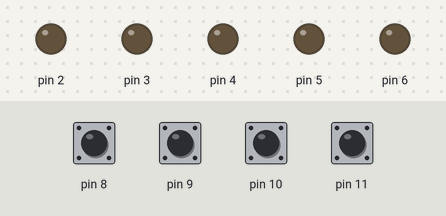
Bench run of a sketch on a simulated Arduino Uno, built with avr-gcc and run on an emulated ATmega328P. On the bench: output pins drawn as LEDs (lit = HIGH). Dashed ring = blinking. Inputs (shaded band) come from the test bench; at power-on: pin 8–11 HIGH. Random numbers use the default seed unless the sketch sets one; what the sketch prints to the serial monitor is not drawn.

Above: at 3.2 s.
3.3 s: pin 8 pulled LOW for 0.15 s
At 4.61 s:
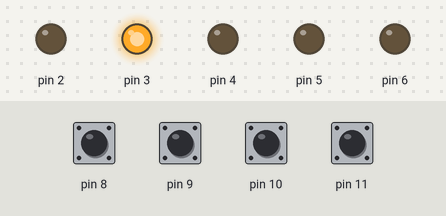
At 6.11 s:
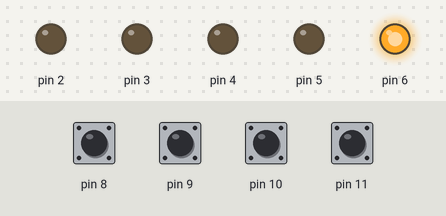
6.4 s: pin 10 pulsed LOW 5 times (0.12 s each, 0.3 s apart)
At 9.36 s:
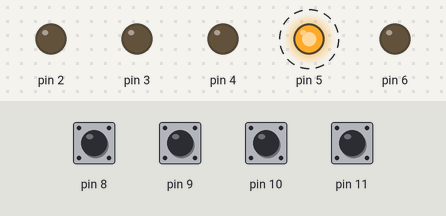
Timing chart, 0 to 16.9 s (numbered marks = the images above; inputs shaded):
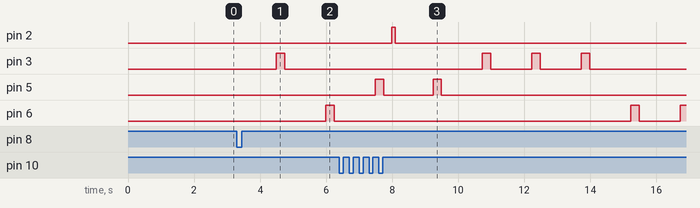

The sketch:

ard1.ino
```cpp
#include <SoftwareSerial.h>


SoftwareSerial soft(12,13);
uint16_t easyyy = 46870; //~3 seconds
uint16_t easy = 31300; //~2 seconds
uint16_t medium = 15670; //~1 second
uint16_t hard = 7800; //~0.5 second
uint16_t impossible = 3900; //~0.25 seconds

//how many turns each player gets
uint8_t num_to_play = 10;
uint8_t played_so_far = 0;

//score and highscore
int score = 0;
int high_score = 0;

volatile uint8_t readed = 0; // keeps track of mole state
volatile uint8_t randomness; //choses which mole to activate
int servo;
int won; //has the player won
volatile int com = 1;


void setup()
{
  pinMode(3,OUTPUT);
  pinMode(4,OUTPUT);
  pinMode(5,OUTPUT);
  pinMode(6,OUTPUT);
  pinMode(2, OUTPUT);


    //these are the four buttons
  pinMode(8, INPUT_PULLUP);
  pinMode(9, INPUT_PULLUP);
  pinMode(10, INPUT_PULLUP);
  pinMode(11, INPUT_PULLUP);

  randomSeed(analogRead(A0)); //should be left floating

  Serial.begin(9600);
  soft.begin(3000);//for com with other arduino

  //clear the registers that are needed for later use
  TCCR1A = 0;// clear this register
  TCCR1B = 0;// same for this one
  TCNT1  = 0;//initialize counter value to 0


  // set compare match register for difficulty level
  OCR1A = impossible;// predefined compare values map roughly to
  					//multiples of 0.25 seconds (global ints)


  // turn on CTC mode
  TCCR1B |= (1 << WGM12);
  // CS10 = 1 and CS12= 1 for 1024 prescaler(biggest available)
  TCCR1B |= (1 << CS12) | (1 << CS10);

  // enable timer compare interrupt for timer 1
  //TIMSK1 |= (1 << OCIE1A);
  setup_game();
  sei(); // Enable interrupts globally
}

void loop()
{
  if(played_so_far < num_to_play){
  	play();
  }
  else{
    end_game();
    setup_game();
  }


}

void play()
{
  readed = 0;
  won = 0;
  com = 1;
  randomness = (int) random(3, 7); //which mole to turn on
  servo = 2*randomness -5;
  Serial.begin(9600);
  //enable timer interrupts for turning on/off specific mole
  TIMSK1 |= (1 << OCIE1A);

  while(readed < 3){
    while(readed == 0);
    while(readed  == 1){
      if(digitalRead(randomness+5) == LOW){
        won = 1;
      }
    }
    Serial.print(servo);

    while(readed < 3){
      if(digitalRead(randomness+5) == LOW){
        won = 1;
      }
    }
    Serial.print('n');
    Serial.print(servo+1);
  }

  //disable timer interrupts because it's already flashed
  /*
  *code between enabling the interrupt and disabling it should
  *be as optimized as possible because that is where the most
  *accuracy is required
  */
  TIMSK1 &= ~(1 << OCIE1A);
  delay(200);
  Serial.print('n');
  Serial.end();
  if(won){
    score++;
    soft.print("Got it! Score:");
    soft.print(score);
    digitalWrite(12, LOW);
    digitalWrite(2,HIGH);
    delay(100);
    digitalWrite(2,LOW);
  }
  played_so_far++;
  delay(1000);
}

void setup_game(){
  int chosen = 0;
  score = 0;
  delay(500);

  soft.print("High Score: ");
  soft.print(high_score);
  delay(500);
  soft.print("High Score: ");
  soft.print(high_score);
  delay(500);


  soft.print("Set Difficulty");
  delay(500);


  while(!chosen){
   	soft.print("1. Easy   2. Med");
  	soft.print("3. Hard  4.Impos");
    if(digitalRead(11) == LOW){
      delay(500);
      OCR1A = easy; //set time difference to easy mode
      soft.print("Mode: Easy");
      chosen++;
      delay(500);
      chosen++;
    }
    else if (digitalRead(10) == LOW){
      delay(500);
      OCR1A = medium;
      soft.print("Mode: Medium");
      chosen++;
      delay(500);
    }
    else if (digitalRead(9) == LOW){
      delay(500);
      OCR1A = hard;
      soft.print("Mode: Hard");
      chosen++;
      delay(500);
    }
    else if (digitalRead(8) == LOW){
      delay(500);
      OCR1A = impossible;
      soft.print("Mode: Impossible");
      chosen++;
      delay(500);
    }
  }

}

void end_game()
{
  played_so_far = 0;
  delay(500);
  soft.print("Congrats!       ");
  soft.print("You scored: ");
  soft.print(score);
  delay(500);
  soft.print("Congrats!       ");
  soft.print("You scored: ");
  soft.print(score);
  delay(500);
  soft.print("Congrats!       ");
  soft.print("You scored: ");
  soft.print(score);
  delay(500);

  if(score> high_score){
    high_score = score;
    soft.print("You set         ");
    soft.print("a high score!");
    delay(500);
    soft.print("You set         ");
    soft.print("a high score!");
    delay(500);
    soft.print("You set         ");
    soft.print("a high score!");
    delay(500);
  }
}

ISR(TIMER1_COMPA_vect)
{
    readed++;
    com = !com;
    digitalWrite(randomness, com);

}
```

Measured:
- after the input at 3.3 s, pin 3: LOW → HIGH after 1.2 s, → LOW 0.25 s later; pin 6: LOW → HIGH after 2.7 s, → LOW 0.25 s later
- after the input at 6.4 s, pin 2: LOW → HIGH after 1.6 s, → LOW 0.10 s later
- by itself, pin 5: alternates HIGH for 0.25 s and LOW for 1.5 s, 4 changes in all, then stays LOW
